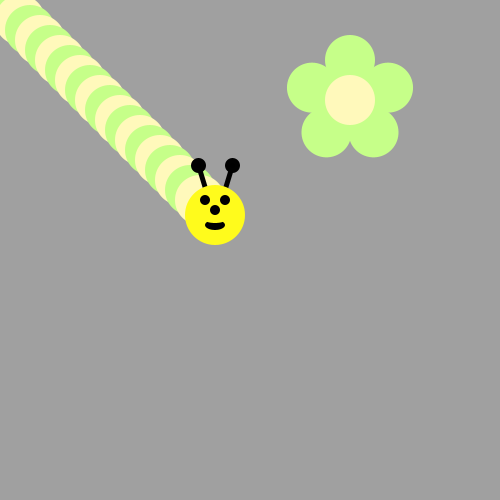
Frame 1 (no input)
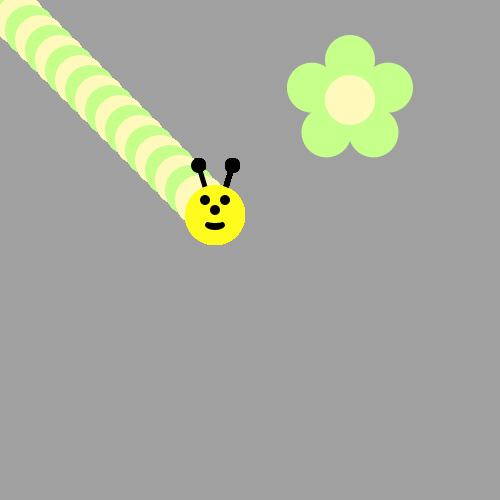
Frame 60 (the mouse pressed at the canvas centre just before this capture)
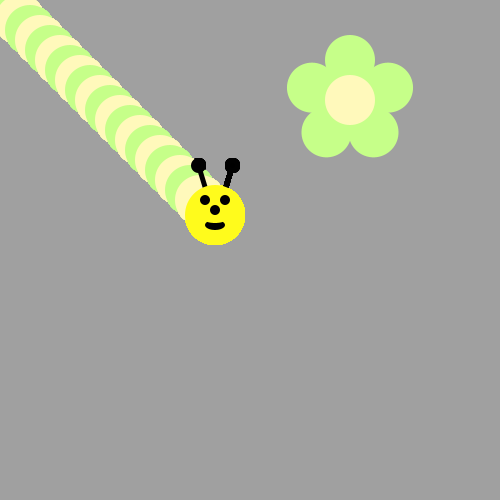
Frame 120 (the mouse held since frame 60 and released just before this capture)

The Processing sketch that drew these frames (run headless with seeded random() and noise(); from frame 60 on, the mouse is pressed at the canvas centre):

// Processing sketch: BumbleBee
// ── BumbleBee.pde
void draw() {
/*Use a loop to make a body for the Bee!
Then put his head on using drawBeeFace(x,y)
Use Modulo to make the colors alternate 
*/

for(int i=0; i<21; i++) {
  
 if(i%2==0) {
  
  fill(#fff9bb);
 }  
 
 else{
  
  fill(#c6ff89);
 }  
  
  
 ellipse(i*10,i*10,50,50);
}

drawBeeFace(215,215);

}

void drawFlower(int x, int y) {
     noStroke();
     translate(x, y);
     // draw 5 petals, rotating after each one<
     fill(#c6ff89);      // green
      for (int i = 0; i < 5; i++) {
           ellipse(0, -40, 50, 50);
          rotate(radians(72));
     }
     fill(#fff9bb); // light yellow
     ellipse(0, 0, 50, 50);
} 
void drawBeeFace(int BeeFaceX, int BeeFaceY) {
     noStroke();
     fill(0, 0, 0);
     stroke(1);
     strokeWeight(5);
     line(BeeFaceX-10, BeeFaceY-27, BeeFaceX-17, BeeFaceY-50);
     line(BeeFaceX+10, BeeFaceY-27, BeeFaceX+17, BeeFaceY-50);
     ellipse(BeeFaceX-17, BeeFaceY-50, 10, 10);
     ellipse(BeeFaceX+17, BeeFaceY-50, 10, 10);
     noStroke();
     fill(255, 251, 28);
     ellipse(BeeFaceX, BeeFaceY, 60, 60); // face
     fill(255, 237, 209);
     fill(0,0,0);
      ellipse(BeeFaceX-10, BeeFaceY-15, 10, 10); // eyes
     ellipse(BeeFaceX+10, BeeFaceY-15, 10, 10);
      ellipse(BeeFaceX, BeeFaceY-5, 10, 10); // nose
      ellipse(BeeFaceX, BeeFaceY+10, 20, 10);// mouth
     fill(255, 251, 28);
     ellipse(BeeFaceX, BeeFaceY+5, 20, 6);
}

void setup() {
     ellipseMode(CENTER);
     size(500, 500);
     background(160, 160, 160);
      drawFlower(350, 100);
}
